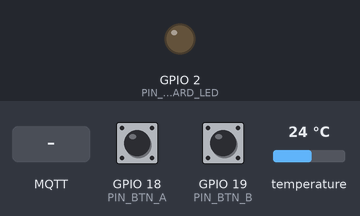
Simulated run of this sketch. Board: ESP32. Parts: output pins drawn as LEDs (lit = HIGH). Dashed ring = blinking. Inputs (shaded band) come from the test bench; at power-on: GPIO 18 (PIN_BTN_A) HIGH, GPIO 19 (PIN_BTN_B) HIGH, temperature 24 °C. WiFi joins after 1.5 s; servers stay silent unless stated; no MQTT or app messages arrive unless stated; what the sketch prints to the serial monitor is not drawn.

Above: at 0.1 s.
At 2.8 s:
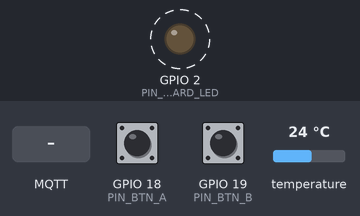
2.9 s: GPIO 18 (PIN_BTN_A) pulled LOW for 0.15 s
9.2 s: GPIO 19 (PIN_BTN_B) pulled LOW for 0.15 s
12.7 s: MQTT message "1" arrives on the first subscribed topic
Timing chart, 0 to 22.2 s (numbered marks = the images above; inputs shaded):
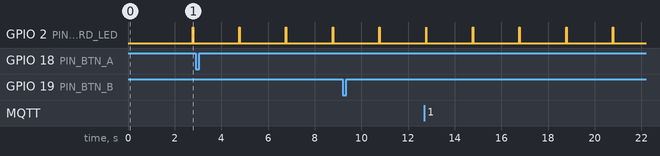

Measured:
- by itself, GPIO 2 (PIN_ONBOARD_LED): alternates HIGH for 0.02 s and LOW for 2.0 s

The sketch:

xzt_node.ino
```cpp
/*
  xzt_node.ino -- one sketch for all three ESP32 boards of the XZT-IIoT testbed.
  Set ROLE below, fill in Wi-Fi / broker / tokens, upload.

  ROLE_SENSOR    DS18B20 temperature -> telemetry every 2 s.
                 Button A asks the gateway to turn the pump ON, button B OFF.
  ROLE_ACTUATOR  Relay drives the pump. Obeys ONLY <prefix>/cmd/pump (which only
                 the gateway should be allowed to publish; see mosquitto-acl.conf).
                 Green / yellow / red LEDs + buzzer show the gateway's decisions.
  ROLE_ATTACKER  Five buttons, each one test scenario against the gateway.
                 Lab use only, on the isolated testbed network.

  Every request carries ESP.getSketchMD5(): the fingerprint of the firmware
  actually running. Each ROLE compiles to a different binary, so each board
  has its own fingerprint. The gateway enrolls them once (--enroll).

  Libraries (Arduino IDE -> Library Manager): PubSubClient (Nick O'Leary),
  ArduinoJson (v7, Benoit Blanchon), OneWire, DallasTemperature.
  Board: "ESP32 Dev Module" (Espressif ESP32 core).
*/

#define ROLE_SENSOR   1
#define ROLE_ACTUATOR 2
#define ROLE_ATTACKER 3

// ======================= EDIT THESE =======================
#define ROLE ROLE_SENSOR

const char* WIFI_SSID   = "XZT-LAB";            // phone hotspot / lab router
const char* WIFI_PASS   = "change-me";
const char* BROKER_IP   = "192.168.43.100";     // laptop IP on that network (or a host name)
const int   BROKER_PORT = 1883;
// Topic prefix. "xzt" on your own broker. On a PUBLIC broker (Wokwi
// simulation) use something unique, e.g. "xzt-kirik-7341", and pass the
// same value to the gateway with --prefix.
const char* PREFIX      = "xzt";
const char* MQTT_USER   = "";                    // only with mosquitto-acl.conf
const char* MQTT_PASS   = "";

const char* SENSOR_TOKEN = "lab-sensor-token-change-me";   // must match devices.yaml
// Attacker scenario E needs the sensor's real fingerprint: copy it from the
// gateway's "[enroll] esp32_sensor: recorded firmware ..." line.
const char* SENSOR_FW_MD5_COPY = "paste-sensor-md5-here";
// ==========================================================

// Relay module: look at it. With an H/L jumper set to H, or a module that
// says "high level trigger": leave false. A module that switches ON when
// IN goes LOW (most blue single-relay boards without a jumper): set true.
// Then "off" releases the pin (input mode) instead of driving 3.3 V,
// because 3.3 V is often not enough to switch a 5 V low-trigger module off.
const bool RELAY_ACTIVE_LOW = false;
// Buzzer module: tone() makes both kinds sound (active and passive).
// Set true only if the module beeps the whole time while idle.
const bool BUZZER_ACTIVE_LOW = false;

// Works on ESP32 (DevKit) and ESP8266 (NodeMCU, Wemos D1 mini): pick the
// board in Arduino IDE, the right Wi-Fi library and pins follow.
// Device IDs stay "esp32_*" on both, so the gateway's devices.yaml is the same.
#if defined(ESP8266)
  #include <ESP8266WiFi.h>
  // NodeMCU labels: D1=GPIO5 D2=GPIO4 D5=GPIO14 D6=GPIO12 D7=GPIO13.
  // D3, D4, D8 are avoided: they decide how the chip boots.
  #define P_D1 5
  #define P_D2 4
  #define P_D5 14
  #define P_D6 12
  #define P_D7 13
  const int PIN_ONBOARD_LED = 2;  const bool ONBOARD_LED_ACTIVE_LOW = true;
#else
  #include <WiFi.h>
  const int PIN_ONBOARD_LED = 2;  const bool ONBOARD_LED_ACTIVE_LOW = false;
#endif
#include <PubSubClient.h>
#include <ArduinoJson.h>

#if ROLE == ROLE_SENSOR
  #include <OneWire.h>
  #include <DallasTemperature.h>
  const char* DEVICE_ID = "esp32_sensor";
  #if defined(ESP8266)
    const int PIN_TEMP = P_D2, PIN_BTN_A = P_D5, PIN_BTN_B = P_D6;
  #else
    const int PIN_TEMP = 4, PIN_BTN_A = 18, PIN_BTN_B = 19;
  #endif
  // DS18B20 data needs a 4.7k pull-up to 3V3 (already on the small adapter
  // board that comes with most probes). Buttons go to GND, internal pull-up.
  OneWire oneWire(PIN_TEMP);
  DallasTemperature temps(&oneWire);
#elif ROLE == ROLE_ACTUATOR
  const char* DEVICE_ID = "esp32_actuator";
  #if defined(ESP8266)
    const int PIN_RELAY = P_D1, PIN_GREEN = P_D5, PIN_YELLOW = P_D6, PIN_RED = P_D7, PIN_BUZZER = P_D2;
  #else
    const int PIN_RELAY = 23, PIN_GREEN = 25, PIN_YELLOW = 26, PIN_RED = 27, PIN_BUZZER = 14;
  #endif
  // LEDs each through a 220 ohm (100 ohm .. 1 kohm is fine) resistor to GND.
#else
  const char* DEVICE_ID = "esp32_attacker";
  #if defined(ESP8266)
    const int BTN[5] = {P_D1, P_D2, P_D5, P_D6, P_D7};   // scenarios A..E, to GND
  #else
    const int BTN[5] = {18, 19, 32, 33, 13};
  #endif
#endif
WiFiClient net;
PubSubClient mqtt(net);
String fwMd5;
bool pumpOn = false;

void led(bool on) { digitalWrite(PIN_ONBOARD_LED, (on ^ ONBOARD_LED_ACTIVE_LOW) ? HIGH : LOW); }
void blink(int ms) { led(true); delay(ms); led(false); }

void connectWifi() {
  WiFi.mode(WIFI_STA);
  WiFi.begin(WIFI_SSID, WIFI_PASS);
  Serial.print("Wi-Fi");
  while (WiFi.status() != WL_CONNECTED) { delay(400); Serial.print("."); }
  Serial.printf(" ok, IP %s\n", WiFi.localIP().toString().c_str());
}

void sendRequest(const char* asDevice, const char* token, const char* fw, const char* state) {
  JsonDocument doc;
  doc["resource"] = "PUMP_CONTROLLER";
  doc["state"] = state;
  doc["token"] = token;
  doc["fw_md5"] = fw;
  char buf[256];
  serializeJson(doc, buf);
  String topic = String(PREFIX) + "/req/" + asDevice;
  mqtt.publish(topic.c_str(), buf);
  Serial.printf("-> %s %s\n", topic.c_str(), buf);
}

#if ROLE == ROLE_ACTUATOR
void setPump(bool on) {
  pumpOn = on;
  if (RELAY_ACTIVE_LOW) {
    if (on) { pinMode(PIN_RELAY, OUTPUT); digitalWrite(PIN_RELAY, LOW); }
    else    { pinMode(PIN_RELAY, INPUT); }          // released: module pulls IN up = off
  } else {
    pinMode(PIN_RELAY, OUTPUT);
    digitalWrite(PIN_RELAY, on ? HIGH : LOW);
  }
  Serial.printf("PUMP %s\n", on ? "ON" : "OFF");
}

void buzz(bool on) {
  if (BUZZER_ACTIVE_LOW) { digitalWrite(PIN_BUZZER, on ? LOW : HIGH); return; }
  if (on) tone(PIN_BUZZER, 2500); else { noTone(PIN_BUZZER); digitalWrite(PIN_BUZZER, LOW); }
}

void showDecision(const char* d) {
  digitalWrite(PIN_GREEN, LOW); digitalWrite(PIN_YELLOW, LOW); digitalWrite(PIN_RED, LOW);
  if (!strcmp(d, "ALLOW")) digitalWrite(PIN_GREEN, HIGH);
  else if (!strcmp(d, "STEP_UP_AUTH")) digitalWrite(PIN_YELLOW, HIGH);
  else digitalWrite(PIN_RED, HIGH);
  if (!strcmp(d, "QUARANTINE")) {
    for (int i = 0; i < 3; i++) { buzz(true); delay(150); buzz(false); delay(100); }
  }
}
#endif

void onMessage(char* topic, byte* payload, unsigned int len) {
  JsonDocument doc;
  if (deserializeJson(doc, payload, len)) return;
  String t(topic);
#if ROLE == ROLE_ACTUATOR
  if (t == String(PREFIX) + "/cmd/pump") {
    const char* st = doc["state"] | "toggle";
    setPump(!strcmp(st, "on") ? true : !strcmp(st, "off") ? false : !pumpOn);
  } else if (t.startsWith(String(PREFIX) + "/decision/")) {
    showDecision(doc["decision"] | "DENY");
  }
#endif
  Serial.printf("<- %s %s | %s\n", topic, (const char*)(doc["decision"] | ""), (const char*)(doc["why"] | ""));
}

void connectMqtt() {
  while (!mqtt.connected()) {
    Serial.print("MQTT...");
    // Client ID carries the prefix: on a shared/public broker a bare
    // "esp32_actuator" could be taken by someone else, and the broker
    // would keep kicking one of the two off. ACLs use the username, not this.
    String clientId = String(PREFIX) + "-" + DEVICE_ID;
    bool ok = strlen(MQTT_USER) ? mqtt.connect(clientId.c_str(), MQTT_USER, MQTT_PASS)
                                : mqtt.connect(clientId.c_str());
    if (ok) {
      Serial.println(" ok");
      String p(PREFIX);
#if ROLE == ROLE_ACTUATOR
      mqtt.subscribe((p + "/cmd/pump").c_str());
      mqtt.subscribe((p + "/decision/#").c_str());
#elif ROLE == ROLE_ATTACKER
      mqtt.subscribe((p + "/decision/#").c_str());
#else
      mqtt.subscribe((p + "/decision/" + DEVICE_ID).c_str());
#endif
    } else { Serial.printf(" failed rc=%d, retry\n", mqtt.state()); delay(2000); }
  }
}

bool pressed(int pin) {               // simple debounce, active LOW
  if (digitalRead(pin) == LOW) { delay(30); if (digitalRead(pin) == LOW) { while (digitalRead(pin) == LOW) delay(5); return true; } }
  return false;
}

void setup() {
  Serial.begin(115200);
  pinMode(PIN_ONBOARD_LED, OUTPUT); led(false);
  fwMd5 = ESP.getSketchMD5();
  Serial.printf("\n%s  firmware MD5 = %s\n", DEVICE_ID, fwMd5.c_str());
#if ROLE == ROLE_SENSOR
  pinMode(PIN_BTN_A, INPUT_PULLUP); pinMode(PIN_BTN_B, INPUT_PULLUP);
  temps.begin();
#elif ROLE == ROLE_ACTUATOR
  setPump(false);
  pinMode(PIN_GREEN, OUTPUT); pinMode(PIN_YELLOW, OUTPUT); pinMode(PIN_RED, OUTPUT);
  pinMode(PIN_BUZZER, OUTPUT); buzz(false);
#else
  for (int i = 0; i < 5; i++) pinMode(BTN[i], INPUT_PULLUP);
#endif
  connectWifi();
  mqtt.setServer(BROKER_IP, BROKER_PORT);
  mqtt.setBufferSize(1024);           // gateway decisions exceed the 256-byte default
  mqtt.setKeepAlive(60);              // default 15 s drops the link in the slow Wokwi simulator
  mqtt.setCallback(onMessage);
  connectMqtt();
}

unsigned long lastTel = 0;

void loop() {
  if (!mqtt.connected()) connectMqtt();
  mqtt.loop();

#if ROLE == ROLE_SENSOR
  if (millis() - lastTel > 2000) {
    lastTel = millis();
    temps.requestTemperatures();
    float c = temps.getTempCByIndex(0);
    char buf[96];
    snprintf(buf, sizeof(buf), "{\"temp_c\":%.2f,\"fw_md5\":\"%s\"}", c, fwMd5.c_str());
    mqtt.publish((String(PREFIX) + "/tel/esp32_sensor").c_str(), buf);
    blink(20);
  }
  if (pressed(PIN_BTN_A)) sendRequest(DEVICE_ID, SENSOR_TOKEN, fwMd5.c_str(), "on");
  if (pressed(PIN_BTN_B)) sendRequest(DEVICE_ID, SENSOR_TOKEN, fwMd5.c_str(), "off");

#elif ROLE == ROLE_ATTACKER
  // A: right device name, wrong token                  -> DENY (authentication)
  if (pressed(BTN[0])) sendRequest("esp32_sensor", "guessed-token", fwMd5.c_str(), "on");
  // B: unregistered device                             -> DENY (authentication)
  if (pressed(BTN[1])) sendRequest("esp32_attacker", "guessed-token", fwMd5.c_str(), "on");
  // C: stolen token, but this board's own firmware     -> QUARANTINE (integrity),
  //    and the sensor's identity stays quarantined until the gateway restarts
  if (pressed(BTN[2])) sendRequest("esp32_sensor", SENSOR_TOKEN, fwMd5.c_str(), "on");
  // D: bypass the gateway, command the pump directly   -> works with mosquitto-day1.conf,
  //    rejected by the broker with mosquitto-acl.conf
  if (pressed(BTN[3])) { mqtt.publish((String(PREFIX) + "/cmd/pump").c_str(), "{\"state\":\"on\"}"); Serial.println("-> cmd/pump DIRECT"); }
  // E: perfect impersonation (stolen token + copied fingerprint), flooding 60 requests.
  //    The first few look legitimate and pass; the rate anomaly then gets them DENIED.
  //    This also shows the limitation: a self-reported hash can be copied.
  if (pressed(BTN[4])) for (int i = 0; i < 60; i++) { sendRequest("esp32_sensor", SENSOR_TOKEN, SENSOR_FW_MD5_COPY, "toggle"); mqtt.loop(); delay(50); }
#endif
}
```
